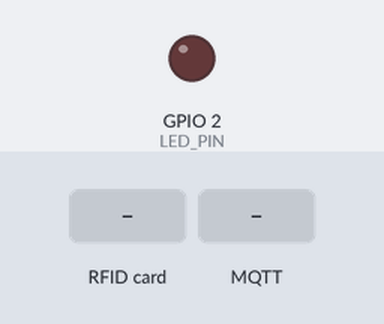
Bench run of a sketch on a simulated ESP32. Parts: output pins drawn as LEDs (lit = HIGH). Dashed ring = blinking. The test bench sets the inputs (shaded band). WiFi joins after 1.5 s; servers stay silent unless stated; the local clock reads 2024-03-15 10:24:30 at power-on unless the sketch sets it; random numbers use the default seed unless the sketch sets one; no MQTT or app messages arrive unless stated; what the sketch prints to the serial monitor is not drawn.

Above: at 2.7 s.
2.8 s: RFID card 5E 7A 19 C4 held to the reader
At 2.91 s:
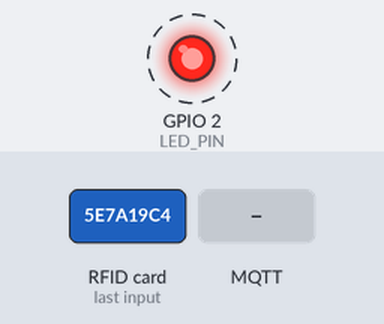
5.8 s: MQTT message "CADASTRO" arrives on the first subscribed topic
At 6.19 s:
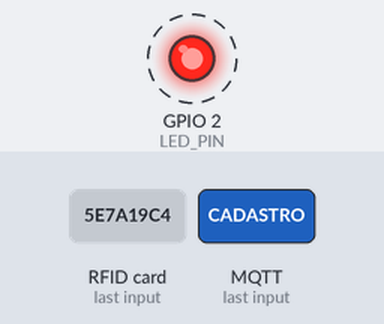
Timing chart, 0 to 15.8 s (numbered marks = the images above; inputs shaded):
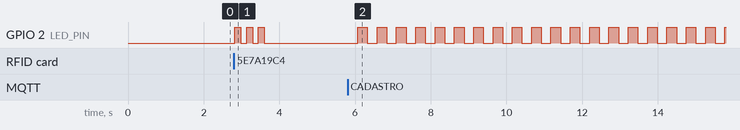

The sketch:

wifi-scan.ino
```cpp
#include <WiFi.h>
#include <PubSubClient.h>
#include <SPI.h>
#include <MFRC522.h>
#include <time.h>

#define SS_PIN   5
#define RST_PIN  22
#define LED_PIN  2

const char* WIFI_SSID = "Wokwi-GUEST";
const char* WIFI_PASS = "";
const char* MQTT_HOST = "test.mosquitto.org";
const uint16_t MQTT_PORT = 1883;
const String NOME = "hirrua";
const String BASE = "sis1a/" + NOME + "/rfid/";

const uint8_t MAX_TAGS = 10;
const unsigned long CADASTRO_TIMEOUT_MS = 15000;
const unsigned long DEBOUNCE_MS = 2000;
const unsigned long RECONEXAO_MS = 3000;

MFRC522 rfid(SS_PIN, RST_PIN);
WiFiClient net;
PubSubClient mqtt(net);

String tags[MAX_TAGS];
uint8_t totalTags = 0;
String mac;

enum Modo { NORMAL, CADASTRO };
Modo modo = NORMAL;
unsigned long cadastroInicio = 0;

String ultimoUid = "";
unsigned long ultimaLeitura = 0;

bool ledLigado = false;
unsigned long ledAte = 0;
uint8_t piscadasRestantes = 0;
unsigned long ultimoToggle = 0;

unsigned long ultimaTentativaWifi = 0;
unsigned long ultimaTentativaMqtt = 0;

void setLed(bool on) {
  ledLigado = on;
  digitalWrite(LED_PIN, on ? HIGH : LOW);
}

void atualizarLed() {
  unsigned long agora = millis();
  if (modo == CADASTRO) {
    if (agora - ultimoToggle >= 250) {
      ultimoToggle = agora;
      setLed(!ledLigado);
    }
    return;
  }
  if (piscadasRestantes > 0) {
    if (agora - ultimoToggle >= 150) {
      ultimoToggle = agora;
      setLed(!ledLigado);
      piscadasRestantes--;
    }
    return;
  }
  setLed(agora < ledAte);
}

void ledLiberado() {
  piscadasRestantes = 0;
  ledAte = millis() + 2000;
}

void ledNegado() {
  ledAte = 0;
  setLed(false);
  piscadasRestantes = 6;
  ultimoToggle = millis() - 150;
}

String hora() {
  struct tm t;
  if (!getLocalTime(&t, 100)) return "00:00:00";
  char buf[9];
  strftime(buf, sizeof(buf), "%H:%M:%S", &t);
  return String(buf);
}

String nomeModo() {
  return modo == CADASTRO ? "CADASTRO" : "NORMAL";
}

void publicar(const char* sub, const String& payload, bool retain = false) {
  String topico = BASE + sub;
  bool ok = mqtt.publish(topico.c_str(), payload.c_str(), retain);
  Serial.printf("[MQTT] %s %s -> %s\n", ok ? "OK  " : "FALHA", topico.c_str(), payload.c_str());
}

void publicarMac() {
  String json = "{\"mac\":\"" + mac + "\",\"ip\":\"" + WiFi.localIP().toString() + "\",\"hora\":\"" + hora() + "\"}";
  publicar("mac", json, true);
}

void publicarCadastro(const String& uid, const String& status) {
  String json = "{\"mac\":\"" + mac + "\",\"uid\":\"" + uid + "\",\"status\":\"" + status + "\",\"hora\":\"" + hora() + "\"}";
  publicar("cadastro", json);
}

void publicarAcesso(const String& uid, bool liberado) {
  String json = "{\"mac\":\"" + mac + "\",\"uid\":\"" + uid + "\",\"resultado\":\"" + (liberado ? "liberado" : "negado") + "\",\"hora\":\"" + hora() + "\"}";
  publicar("acesso", json);
}

int buscarTag(const String& uid) {
  for (uint8_t i = 0; i < totalTags; i++) {
    if (tags[i] == uid) return i;
  }
  return -1;
}

String normalizarUid(String s) {
  s.trim();
  s.toUpperCase();
  while (s.indexOf("  ") >= 0) s.replace("  ", " ");
  return s;
}

String lerUid() {
  String s;
  for (byte i = 0; i < rfid.uid.size; i++) {
    if (i > 0) s += ' ';
    if (rfid.uid.uidByte[i] < 0x10) s += '0';
    s += String(rfid.uid.uidByte[i], HEX);
  }
  s.toUpperCase();
  return s;
}

void mudarModo(Modo novo) {
  modo = novo;
  ledAte = 0;
  piscadasRestantes = 0;
  setLed(false);
  Serial.printf("[MODO] %s\n", nomeModo().c_str());
}

void iniciarCadastro() {
  cadastroInicio = millis();
  ultimoToggle = millis();
  mudarModo(CADASTRO);
  Serial.println("[MODO] Aguardando cartao por 15 s...");
}

void verificarTimeoutCadastro() {
  if (modo == CADASTRO && millis() - cadastroInicio >= CADASTRO_TIMEOUT_MS) {
    publicarCadastro("", "tempo_esgotado");
    mudarModo(NORMAL);
  }
}

void removerTag(const String& uid) {
  int idx = buscarTag(uid);
  if (idx < 0) {
    publicarCadastro(uid, "nao_encontrada");
    return;
  }
  for (uint8_t i = idx; i < totalTags - 1; i++) tags[i] = tags[i + 1];
  totalTags--;
  tags[totalTags] = "";
  publicarCadastro(uid, "removida");
}

void listarTags() {
  String json = "{\"mac\":\"" + mac + "\",\"tags\":[";
  for (uint8_t i = 0; i < totalTags; i++) {
    if (i > 0) json += ",";
    json += "\"" + tags[i] + "\"";
  }
  json += "]}";
  publicar("lista", json);
}

void onMensagem(char* topico, byte* payload, unsigned int len) {
  String cmd;
  for (unsigned int i = 0; i < len; i++) cmd += (char)payload[i];
  cmd.trim();
  Serial.printf("[CMD] Recebido em %s: %s\n", topico, cmd.c_str());

  String up = cmd;
  up.toUpperCase();

  if (up == "CADASTRO") {
    iniciarCadastro();
  } else if (up.startsWith("REMOVER")) {
    String uid = normalizarUid(cmd.substring(7));
    if (uid.length() == 0) {
      Serial.println("[CMD] REMOVER sem UID");
      return;
    }
    removerTag(uid);
  } else if (up == "LISTAR") {
    listarTags();
  } else {
    Serial.println("[CMD] Comando desconhecido");
  }
}

void processarCartao(const String& uid) {
  Serial.printf("[RFID] UID lido: %s (%d bytes) | modo %s\n", uid.c_str(), rfid.uid.size, nomeModo().c_str());

  if (modo == CADASTRO) {
    String status;
    if (buscarTag(uid) >= 0) {
      status = "ja_cadastrada";
    } else if (totalTags >= MAX_TAGS) {
      status = "lista_cheia";
    } else {
      tags[totalTags++] = uid;
      status = "cadastrada";
    }
    publicarCadastro(uid, status);
    mudarModo(NORMAL);
    return;
  }

  bool liberado = buscarTag(uid) >= 0;
  publicarAcesso(uid, liberado);
  if (liberado) ledLiberado();
  else ledNegado();
}

void lerCartao() {
  if (!rfid.PICC_IsNewCardPresent() || !rfid.PICC_ReadCardSerial()) return;

  String uid = lerUid();
  rfid.PICC_HaltA();
  rfid.PCD_StopCrypto1();

  unsigned long agora = millis();
  if (uid == ultimoUid && agora - ultimaLeitura < DEBOUNCE_MS) {
    Serial.printf("[RFID] %s ignorado (lido ha menos de 2 s)\n", uid.c_str());
    return;
  }
  ultimoUid = uid;
  ultimaLeitura = agora;
  processarCartao(uid);
}

void conectarWifi() {
  Serial.printf("[WIFI] Conectando em %s", WIFI_SSID);
  WiFi.mode(WIFI_STA);
  WiFi.begin(WIFI_SSID, WIFI_PASS, 6);
  while (WiFi.status() != WL_CONNECTED) {
    delay(250);
    Serial.print(".");
  }
  Serial.printf("\n[WIFI] Conectado | IP %s\n", WiFi.localIP().toString().c_str());
}

void sincronizarHora() {
  configTime(-3 * 3600, 0, "pool.ntp.org");
  Serial.print("[NTP] Sincronizando");
  struct tm t;
  unsigned long inicio = millis();
  while (!getLocalTime(&t, 500) && millis() - inicio < 15000) Serial.print(".");
  Serial.printf("\n[NTP] Hora local: %s\n", hora().c_str());
}

void garantirWifi() {
  if (WiFi.status() == WL_CONNECTED) return;
  if (millis() - ultimaTentativaWifi < RECONEXAO_MS) return;
  ultimaTentativaWifi = millis();
  Serial.println("[WIFI] Desconectado, tentando reconectar...");
  WiFi.disconnect();
  WiFi.begin(WIFI_SSID, WIFI_PASS, 6);
}

void garantirMqtt() {
  if (WiFi.status() != WL_CONNECTED || mqtt.connected()) return;
  if (millis() - ultimaTentativaMqtt < RECONEXAO_MS) return;
  ultimaTentativaMqtt = millis();

  String clientId = "esp32-" + NOME + "-" + String((uint32_t)esp_random(), HEX);
  Serial.printf("[MQTT] Conectando em %s:%d...\n", MQTT_HOST, MQTT_PORT);

  if (mqtt.connect(clientId.c_str())) {
    Serial.println("[MQTT] Conectado");
    String topicoCmd = BASE + "cmd";
    mqtt.subscribe(topicoCmd.c_str());
    Serial.printf("[MQTT] Inscrito em %s\n", topicoCmd.c_str());
    publicarMac();
  } else {
    Serial.printf("[MQTT] Falha, rc=%d. Nova tentativa em 3 s\n", mqtt.state());
  }
}

void setup() {
  Serial.begin(115200);
  pinMode(LED_PIN, OUTPUT);
  setLed(false);

  SPI.begin(18, 19, 23, SS_PIN);
  rfid.PCD_Init();
  Serial.println("[RFID] MFRC522 iniciado");

  conectarWifi();
  mac = WiFi.macAddress();
  Serial.printf("[WIFI] MAC: %s\n", mac.c_str());

  sincronizarHora();

  mqtt.setServer(MQTT_HOST, MQTT_PORT);
  mqtt.setCallback(onMensagem);
  mqtt.setBufferSize(1024);

  Serial.printf("[MODO] %s\n", nomeModo().c_str());
}

void loop() {
  garantirWifi();
  garantirMqtt();
  mqtt.loop();
  verificarTimeoutCadastro();
  lerCartao();
  atualizarLed();
}
```

Measured:
- after the input at 2.8 s, GPIO 2 (LED_PIN): alternates HIGH for 0.15 s and LOW for 0.16 s, 6 changes in all, then stays LOW, starting at once
- after the input at 5.8 s, GPIO 2 (LED_PIN): alternates HIGH for 0.26 s and LOW for 0.26 s, starting after 0.27 s
